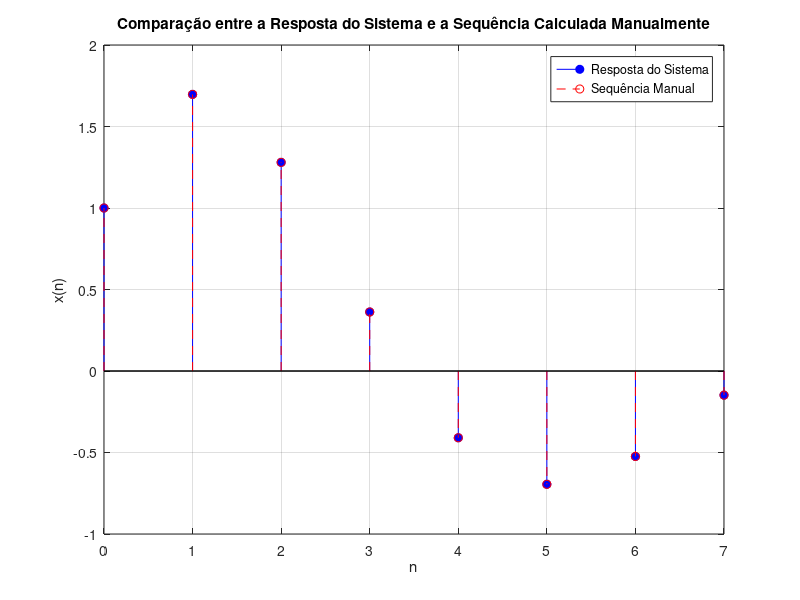

The MATLAB script that drew this image:
clear all
close all

%* ===  FUNCTION  ======================================================================
%         Name: impseq
%  Description: Funcao para gerar sequencia impulso.
%   Parametros: n0 = posicao do impulso; n1 = inicio da sequencia; n2 = fim da sequencia
%                x = sequencia de impulso; n = vetor de indices de tempo
%* =====================================================================================
function [x, n] = impseq(n0, n1, n2)
  n = [n1:n2];
  x = (n-n0) == 0;
end

% Definindo numerador da funcao X(z)
b = [1, 0.4*sqrt(2)];

% Para remover os termos negativos de Z, multiplica-se o denominador por Z^2
a = [1, -0.8*sqrt(2), 0.64]; % Definindo os coeficientes do denominador

% Realizando o calculo da decomposicao em fracoes parcias com a funcao residue
[r, p, c] = residue(b, a)

% Realizando a conversao dos polos para a Forma Polar: Z = r.e^(j.theta)
magnitude = abs(p);   % Modulo r (magnitude polar)
angle_rad = angle(p); % Angulo theta (em radianos)

% ----------- Processamento para calcular a transformada Z inversa -----------

[delta, n] = impseq(0, 0, 7); % Gerando sequencia pulso [n = 0 ate n = 7]
x = filter(b, a, delta)  % Aplicando filtro digital, e obtendo resposta do sistema

% Realizando o calculo da sequencia x(n) manualmente para verificar a sequencia
x_m = ((0.8).^n) .* (cos(pi*n/4) + 2*sin(pi*n/4));


% ----------- Plotagem grafica para comparar as sequencias -----------

% Plotando a resposta do sistema obtida com o filtro digital
figure;
stem(n, x, 'b', 'filled');
hold on;

% Plotando a sequencia calculada manualmente
stem(n, x_m, 'r--');
hold off;

% Configurações do gráfico
title('Comparação entre a Resposta do Sistema e a Sequência Calculada Manualmente');
xlabel('n');
ylabel('x(n)');
legend('Resposta do Sistema', 'Sequência Manual');
grid on;